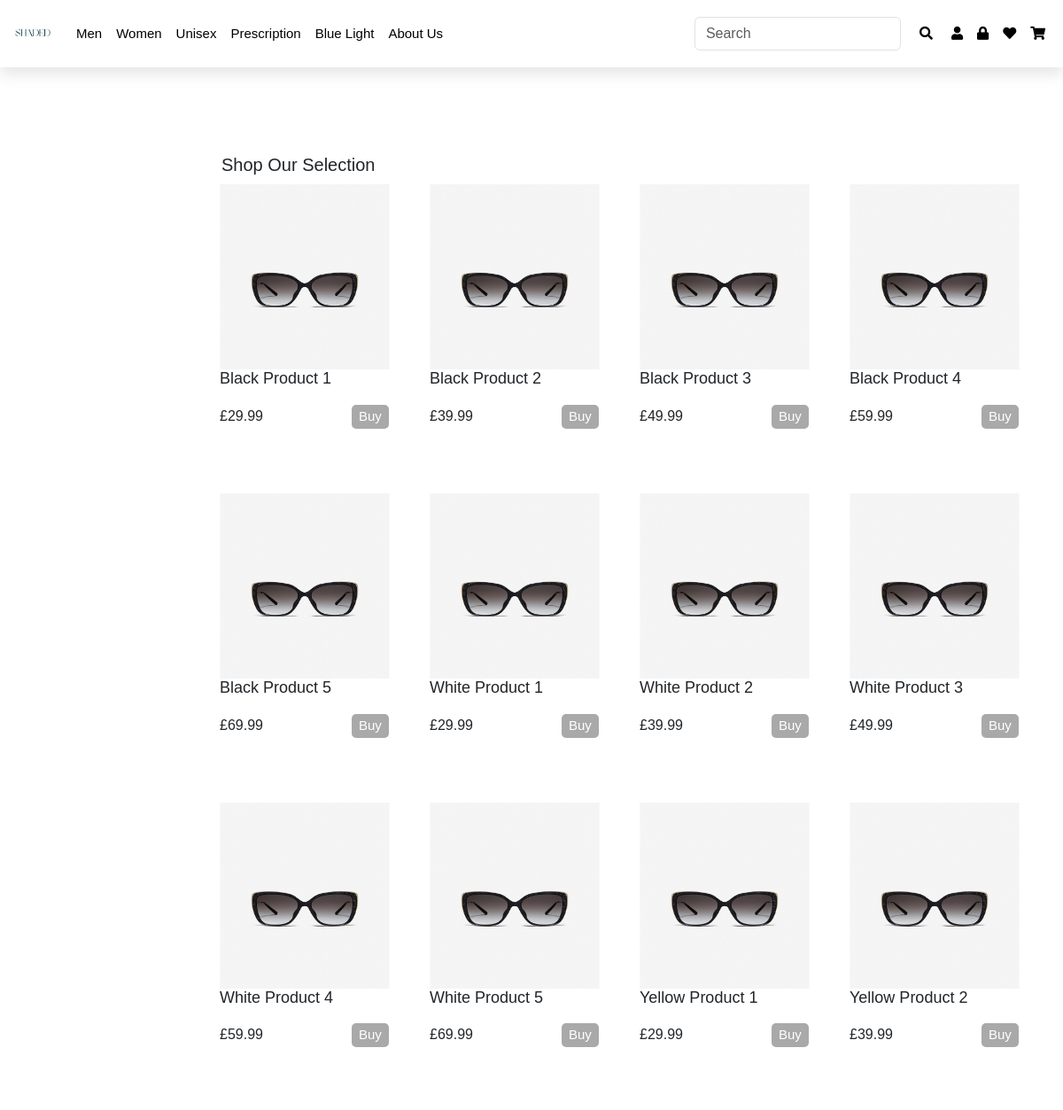
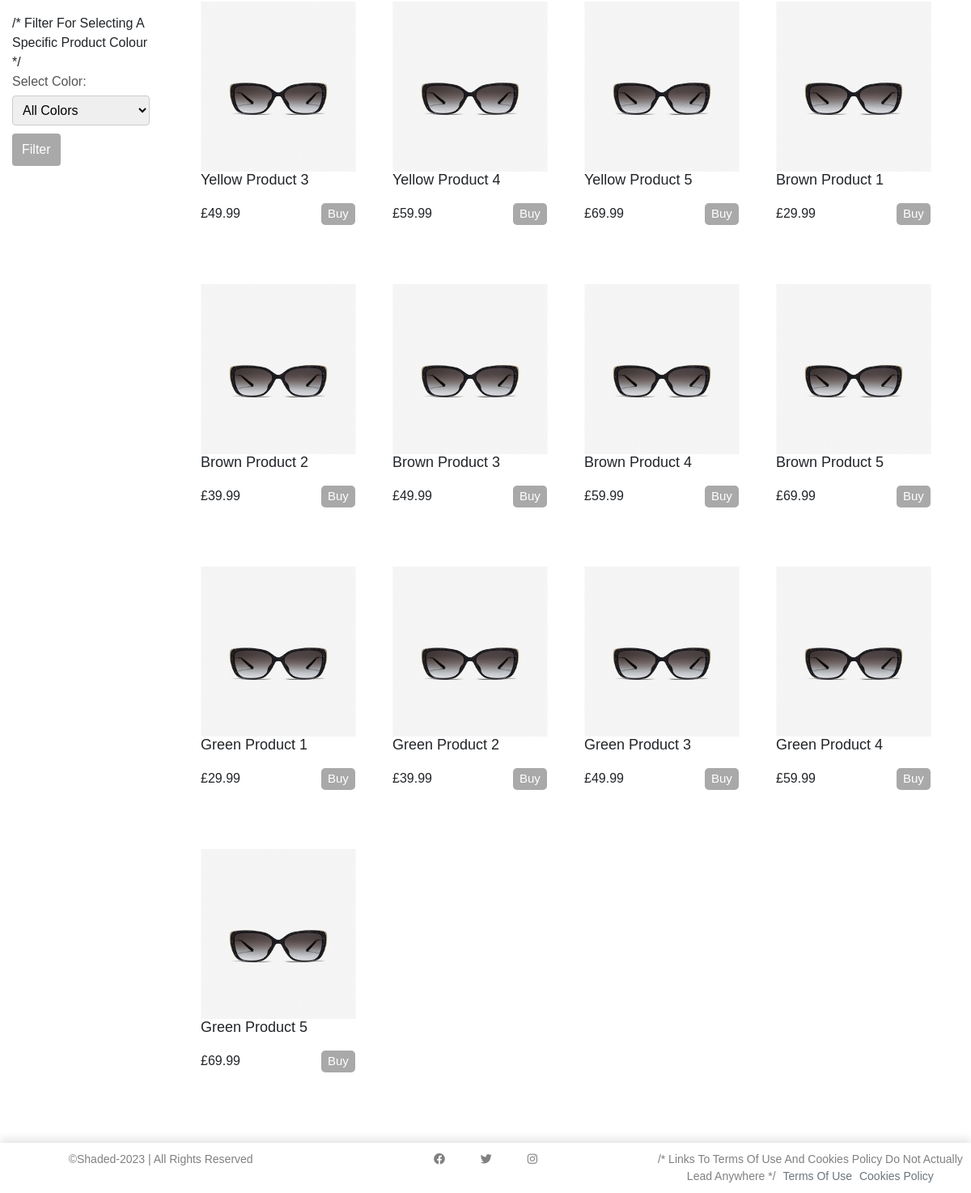
The page /shoppingOld.php on the database its author committed (2 pictures, top to bottom).
### tables this page shows
CREATE TABLE `productdetails` (
  `product_id` int(11) NOT NULL,
  `product_name` varchar(100) NOT NULL,
  `price` decimal(6,2) NOT NULL,
  `stock` int(11) NOT NULL,
  `colour` enum('black','white','yellow','brown','green') NOT NULL,
  `category` enum('male','female','unisex','futuristic','blue_light') DEFAULT NULL,
  `image_id` int(11) DEFAULT NULL
);

### shoppingOld.php (the view, shortened to what this page needs)
<!DOCTYPE html>
<html lang="en">
<?php
require_once('connectdb.php');
$query = "SELECT * FROM productdetails";
$stmt = $db->prepare($query);
$result = $stmt->execute();
$products = $stmt->fetchAll(PDO::FETCH_ASSOC);
?>
<head>
    <link rel="stylesheet" href="https://cdnjs.cloudflare.com/ajax/libs/font-awesome/5.15.3/css/all.min.css">
    <link href="https://cdn.jsdelivr.net/npm/bootstrap@5.3.2/dist/css/bootstrap.min.css" rel="stylesheet"
>
</head>
<body>
<header>
        <nav class="navbar navbar-expand-sm w-100">
            <div class="container-fluid">
                <a href="homepage.php" class="navbar-brand logo">
                    <img src="shaded logo.png" alt="Shaded Logo">
                </a>
                <div class="collapse navbar-collapse" id="navbarMenuItems">
                    <ul class="navbar-nav me-auto mb-2 mb-lg-0">
                        <li class="nav-item dropdown">
                            <a class="nav-link dropdown-toggle" href="#" role="button" data-bs-toggle="dropdown" aria-expanded="false">
                                Men
                            </a>
                        </li>
                        <li class="nav-item dropdown">
                            <a class="nav-link dropdown-toggle" href="#" role="button" data-bs-toggle="dropdown" aria-expanded="false">
                                Women
                            </a>
                        </li>
                        <li class="nav-item dropdown">
                            <a class="nav-link dropdown-toggle" href="#" role="button" data-bs-toggle="dropdown" aria-expanded="false">
                                Unisex
                            </a>
                        </li>
                        <li class="nav-item dropdown">
                            <a class="nav-link dropdown-toggle" href="#" role="button" data-bs-toggle="dropdown" aria-expanded="false">
                                Prescription
                            </a>
                        </li>
                        <li class="nav-item dropdown">
                            <a class="nav-link dropdown-toggle" href="#" role="button" data-bs-toggle="dropdown" aria-expanded="false">
                                Blue Light
                            </a>
                        </li>
                        <li class="nav-item">
                            <a class="nav-link" href="aboutUs.php">About Us</a>
                        </li>
                    </ul>
                    <form class="d-flex" role="search">
                        <input class="form-control me-2" type="search" placeholder="Search" aria-label="Search" id="mySearchInput">
                        <button class="btn btn-outline-bg" type="submit">
                            <a href="#">
                                <i class="fas fa-search"></i>
                            </a>
                        </button>
                    </form>
                    <ul class="navbar-nav mw-auto mb-2 mb-lg-0">
                        <li class="nav-item dropdown">
                            <a class="nav-link dropdown-toggle" href="#" role="button" data-bs-toggle="dropdown" aria-expanded="false">
                                <i class="fas fa-user"></i>
                            </a>
                        </li>
                        <li class="nav-item dropdown">
                            <a class="nav-link dropdown-toggle" href="#" role="button" data-bs-toggle="dropdown" aria-expanded="false">
                                <i class="fas fa-lock"></i>
                            </a>
                        </li>
                        <li class="nav-item dropdown">
                            <a class="nav-link dropdown-toggle" href="#" role="button" data-bs-toggle="dropdown" aria-expanded="false">
                                <i class="fas fa-heart"></i>
                            </a>
                        </li>
                        <li class="nav-item dropdown">
                            <a class="nav-link dropdown-toggle" href="#" role="button" data-bs-toggle="dropdown" aria-expanded="false">
                                <i class="fas fa-shopping-cart"></i>
                            </a>
                        </li>
                    </ul>
                </div>
            </div>
        </nav>
    </header>
    <main>
    <div id="main">
    <div class="main-container">
        <div class="filter-container">
        /* filter for selecting a specific product colour */
<form method="post" action="">
    <label for="colorSelect">Select Color:</label>
    <select name="colorSelect" id="colorSelect">
        <option value="all">All Colors</option>
    </select>
    <button type="submitfilter">Filter</button>
</form>
        </div>
        <h2>Shop our Selection</h2>
    <div class="container">
    <div class="row">
        <?php foreach ($products as $product) : ?>
            <div class="col-sm-6 col-md-4 col-lg-3">
                <img src="MK-2161BU-0001_1.jpeg" width="90%" height="60%">
                <h3><?= $product['product_name'] ?></h3>
                <p> £<?= $product['price'] ?><span class="buy-button-container"><button class="buy-button" data-product-id="<?= $product['product_id'] ?>" data-color="<?= $product['colour'] ?>">Buy</button></span></p>
            </div>
        <?php endforeach; ?>
    </div>
</div>
    </div>
</main>
 <div class="container-fluid">
        <footer class="footer">
            <div class="row">
                <div class="col-md-4">
                    <div class="footer-text">
                        <p>&copy;Shaded-2023 | All Rights Reserved</p>
                    </div>
                </div>
                <div class="col-md-4">
                    <div class="social-icons">
                        <a href="https://www.facebook.com/" target="_blank"><i class="fab fa-facebook"></i></a>
                        <a href="https://twitter.com/" target="_blank"><i class="fab fa-twitter"></i></a>
                        <a href="https://instagram.com/" target="_blank"><i class="fab fa-instagram"></i></a>
                    </div>
                </div>
                <div class="col-md-4">
                    <div class="terms-links">
                        /* Links to Terms of use and cookies policy do not actually lead anywhere */
                        <a href="#">Terms of Use</a>
                        <a href="#">Cookies Policy</a>
                    </div>
                </div>
            </div>
        </footer>
    </div>
</body>
</html>

### shoppingOld.php (style rules this page uses)
.logo img { max-width: 100%; max-height: 50px; margin-left: auto; }
.fas { font-size: 15px; }
main { margin-top: 11vh; }
.filter-container { width: 200px; padding: 15px; position: fixed; left: 0; top: 50%; transform: translateY(-50%); }
label { display: block; margin-bottom: 5px; color: #555; }
select { width: 100%; padding: 8px; border: 1px solid #ccc; border-radius: 4px; box-sizing: border-box; margin-bottom: 10px; }
button[type="submitfilter"] { background-color: darkgrey; color: #fff; padding: 8px 12px; border: none; border-radius: 4px; cursor: pointer; }
.container-fluid { flex: 1; margin-top: auto; }
h3 { font-size: 18px; }
h2 { font-size: 20px; margin: 10px 0; margin-left: 14px; }
main { margin-top: 11vh; padding-top: 60px; }
#main { padding: 1rem; margin-left: 220px; }
.main-container { flex: 1; }
.buy-button { background-color: darkgrey; border: none; color: #fff; padding: 2px 8px; text-align: center; text-decoration: none; display: inline-block; font-size: 15px; margin: 10px 0; margin-left: 100px; cursor: pointer; border-radius: 5px; }
.footer { background-color: #fff; color: grey; padding: 10px; text-align: center; position: fixed; bottom: 0; left: 0; width: 100%; font-size: 14px; box-shadow: 0 -5px 10px rgba(0, 0, 0, 0.1); }
.social-icons a { margin: 0 20px; color: grey; font-size: 14px; }
.terms-links a { margin-left: 5px; color: #6c757d; text-decoration: none; }

### rows shown on the page
productdetails: product_name "Black Product 1", price "29.99"
productdetails: product_name "Black Product 2", price "39.99"
productdetails: product_name "Black Product 3", price "49.99"
productdetails: product_name "Black Product 4", price "59.99"
productdetails: product_name "Black Product 5", price "69.99"
productdetails: product_name "White Product 1", price "29.99"
productdetails: product_name "White Product 2", price "39.99"
productdetails: product_name "White Product 3", price "49.99"
productdetails: product_name "White Product 4", price "59.99"
productdetails: product_name "White Product 5", price "69.99"
productdetails: product_name "Yellow Product 1", price "29.99"
productdetails: product_name "Yellow Product 2", price "39.99"
productdetails: product_name "Yellow Product 3", price "49.99"
productdetails: product_name "Yellow Product 4", price "59.99"
productdetails: product_name "Yellow Product 5", price "69.99"
productdetails: product_name "Brown Product 1", price "29.99"
productdetails: product_name "Brown Product 2", price "39.99"
productdetails: product_name "Brown Product 3", price "49.99"
productdetails: product_name "Brown Product 4", price "59.99"
productdetails: product_name "Brown Product 5", price "69.99"
productdetails: product_name "Green Product 1", price "29.99"
productdetails: product_name "Green Product 2", price "39.99"
productdetails: product_name "Green Product 3", price "49.99"
productdetails: product_name "Green Product 4", price "59.99"
productdetails: product_name "Green Product 5", price "69.99"
